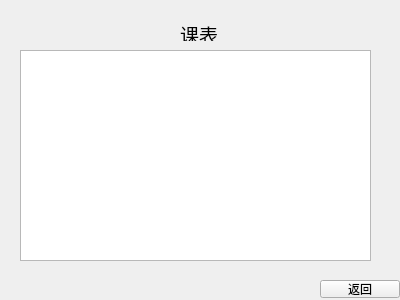
<?xml version="1.0" encoding="UTF-8"?>
<ui version="4.0">
 <class>curriculum</class>
 <widget class="QWidget" name="curriculum">
  <property name="geometry">
   <rect>
    <x>0</x>
    <y>0</y>
    <width>400</width>
    <height>300</height>
   </rect>
  </property>
  <property name="windowTitle">
   <string>Form</string>
  </property>
  <widget class="QTableWidget" name="course_info_table">
   <property name="geometry">
    <rect>
     <x>20</x>
     <y>50</y>
     <width>351</width>
     <height>211</height>
    </rect>
   </property>
  </widget>
  <widget class="QLabel" name="label">
   <property name="geometry">
    <rect>
     <x>180</x>
     <y>20</y>
     <width>51</width>
     <height>21</height>
    </rect>
   </property>
   <property name="text">
    <string>&lt;html&gt;&lt;head/&gt;&lt;body&gt;&lt;p&gt;&lt;span style=&quot; font-size:14pt;&quot;&gt;课表&lt;/span&gt;&lt;/p&gt;&lt;/body&gt;&lt;/html&gt;</string>
   </property>
  </widget>
  <widget class="QPushButton" name="pushButton">
   <property name="geometry">
    <rect>
     <x>320</x>
     <y>280</y>
     <width>80</width>
     <height>18</height>
    </rect>
   </property>
   <property name="text">
    <string>返回</string>
   </property>
  </widget>
 </widget>
 <resources/>
 <connections/>
</ui>
